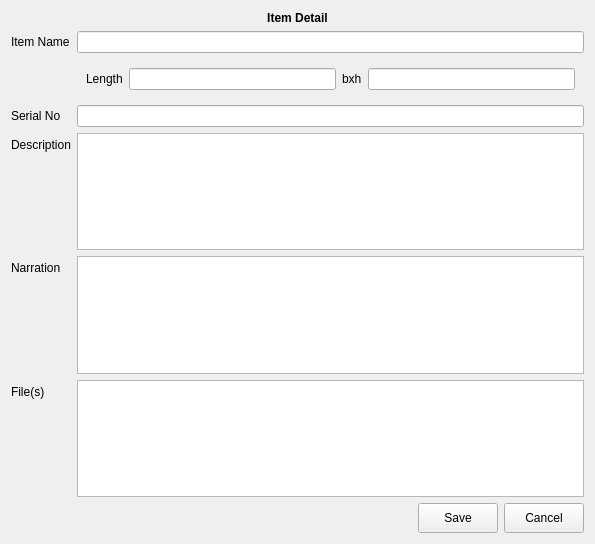
<?xml version="1.0" encoding="UTF-8"?>
<ui version="4.0">
 <class>WorkOrderItemDetail</class>
 <widget class="QWidget" name="WorkOrderItemDetail">
  <property name="geometry">
   <rect>
    <x>0</x>
    <y>0</y>
    <width>595</width>
    <height>544</height>
   </rect>
  </property>
  <property name="windowTitle">
   <string>Form</string>
  </property>
  <layout class="QGridLayout" name="gridLayout">
   <item row="0" column="0">
    <widget class="QLabel" name="label">
     <property name="font">
      <font>
       <pointsize>12</pointsize>
      </font>
     </property>
     <property name="text">
      <string>&lt;html&gt;&lt;head/&gt;&lt;body&gt;&lt;p&gt;&lt;span style=&quot; font-size:9pt; font-weight:600;&quot;&gt;Item Detail&lt;/span&gt;&lt;/p&gt;&lt;/body&gt;&lt;/html&gt;</string>
     </property>
     <property name="alignment">
      <set>Qt::AlignCenter</set>
     </property>
    </widget>
   </item>
   <item row="1" column="0">
    <layout class="QFormLayout" name="formLayout">
     <item row="0" column="0">
      <widget class="QLabel" name="label_2">
       <property name="text">
        <string>Item Name</string>
       </property>
      </widget>
     </item>
     <item row="0" column="1">
      <widget class="QLineEdit" name="itemName"/>
     </item>
     <item row="1" column="1">
      <widget class="QWidget" name="dimensionWidget" native="true">
       <property name="minimumSize">
        <size>
         <width>0</width>
         <height>0</height>
        </size>
       </property>
       <layout class="QHBoxLayout" name="horizontalLayout">
        <item>
         <widget class="QLabel" name="label_3">
          <property name="text">
           <string>Length</string>
          </property>
         </widget>
        </item>
        <item>
         <widget class="QLineEdit" name="length"/>
        </item>
        <item>
         <widget class="QLabel" name="label_6">
          <property name="text">
           <string>bxh</string>
          </property>
         </widget>
        </item>
        <item>
         <widget class="QLineEdit" name="dimensionLineEdit"/>
        </item>
       </layout>
      </widget>
     </item>
     <item row="3" column="0">
      <widget class="QLabel" name="label_4">
       <property name="text">
        <string>Description</string>
       </property>
      </widget>
     </item>
     <item row="3" column="1">
      <widget class="QPlainTextEdit" name="description"/>
     </item>
     <item row="4" column="0">
      <widget class="QLabel" name="label_5">
       <property name="text">
        <string>Narration</string>
       </property>
      </widget>
     </item>
     <item row="4" column="1">
      <widget class="QPlainTextEdit" name="narration"/>
     </item>
     <item row="5" column="0">
      <widget class="QLabel" name="label_7">
       <property name="text">
        <string>File(s)</string>
       </property>
       <property name="scaledContents">
        <bool>false</bool>
       </property>
       <property name="alignment">
        <set>Qt::AlignLeading|Qt::AlignLeft|Qt::AlignVCenter</set>
       </property>
      </widget>
     </item>
     <item row="5" column="1">
      <widget class="QTableWidget" name="tableWidget"/>
     </item>
     <item row="2" column="0">
      <widget class="QLabel" name="label_8">
       <property name="text">
        <string>Serial No </string>
       </property>
      </widget>
     </item>
     <item row="2" column="1">
      <widget class="QLineEdit" name="serialLineEdit"/>
     </item>
    </layout>
   </item>
   <item row="2" column="0">
    <layout class="QHBoxLayout" name="horizontalLayout_2">
     <item>
      <spacer name="horizontalSpacer">
       <property name="orientation">
        <enum>Qt::Horizontal</enum>
       </property>
       <property name="sizeHint" stdset="0">
        <size>
         <width>40</width>
         <height>20</height>
        </size>
       </property>
      </spacer>
     </item>
     <item>
      <widget class="QPushButton" name="saveButton">
       <property name="minimumSize">
        <size>
         <width>60</width>
         <height>30</height>
        </size>
       </property>
       <property name="text">
        <string>Save</string>
       </property>
      </widget>
     </item>
     <item>
      <widget class="QPushButton" name="cancelButton">
       <property name="minimumSize">
        <size>
         <width>60</width>
         <height>30</height>
        </size>
       </property>
       <property name="text">
        <string>Cancel</string>
       </property>
      </widget>
     </item>
    </layout>
   </item>
  </layout>
 </widget>
 <resources/>
 <connections/>
</ui>
